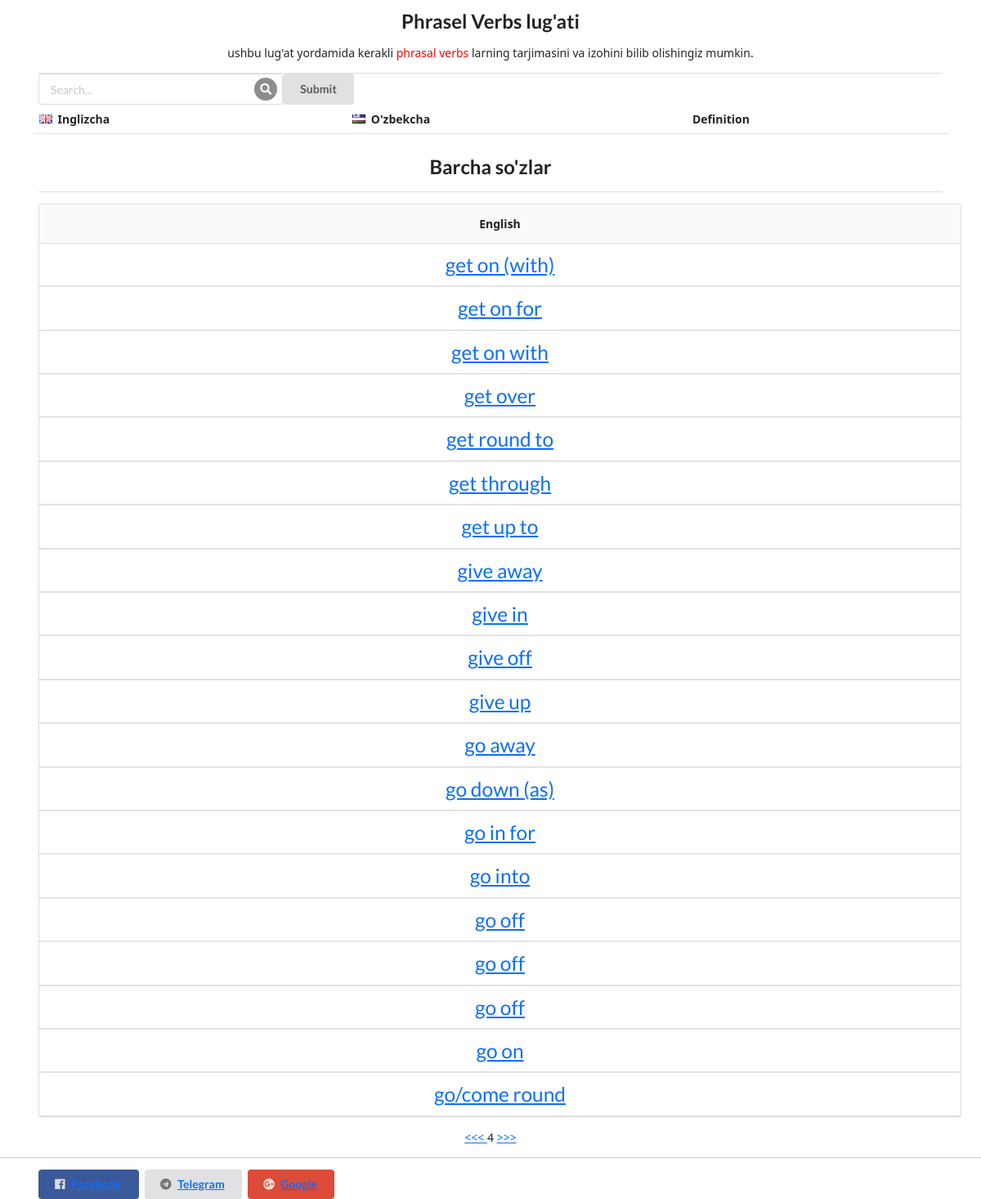
/?page=4, run on the app's committed database.
### english/models.py (models this page shows)
class EnglishPhrases(models.Model):
	english = models.CharField(max_length=200, null=True)
	uzbek = models.CharField(max_length=200, null=True)
	definition = models.CharField(max_length=200, null=True)
	example = models.TextField(max_length=300)
	def __str__(self):
		return self.english

### english/views.py (the view)
# urls.py: path('', homepage, name='home'),
def homepage(request):
    words = EnglishPhrases.objects.order_by('english')
    soz = request.GET.get('q', '')
    if soz and soz!='':
        tarjima = EnglishPhrases.objects.filter(english__contains=soz)[:3]
    else:
        tarjima = None
    p = Paginator(words, 20)
    page_number = request.GET.get('page')
    try:
        page_obj = p.get_page(page_number)  # returns the desired page object
    except PageNotAnInteger:
        page_obj = p.page(1)
    except EmptyPage:
        page_obj = p.page(p.num_pages)
    context = {'page_obj': page_obj, 'q':soz, 'tarjima':tarjima}
    return render(request, 'homepage.html', context)

### english/templates/homepage.html (shortened to what this page needs)
<!DOCTYPE html>
{% load static %}
<html lang="en">
<head>
	<link rel="stylesheet" href="{% static 'semantic/semantic.min.css' %}">
  <link href="https://cdn.jsdelivr.net/npm/bootstrap@5.1.3/dist/css/bootstrap.min.css" rel="stylesheet">
</head>
<body>
<section>
<div class="ui container">
  <div class="ui sizer vertical segment">
    <div class="ui large header ui center aligned container">Phrasel Verbs lug'ati</div>
      <p class="ui center aligned container">ushbu lug'at yordamida kerakli <span style="color:red;">phrasal verbs</span> larning tarjimasini va izohini bilib olishingiz mumkin. </p>
  </div>
<form class="ui form" method="GET">
  <div class="ui icon input ">
    <input name="q" value="{{q}}" type="text" placeholder="Search...">
    <i class="inverted circular search link icon"></i>
    <button class="ui button" type="submit">Submit</button>
  </div>
</form>
</div>
 <div class="container">
        <div class="row">
            <div class="table-responsive">
                <table class="table">
                    <thead >
                        <tr>
                            <th><i class="uk flag"></i>Inglizcha</th>
                            <th><i class="uz flag"></i>O'zbekcha</th>
                            <th>Definition</th>
                        </tr>
                    </thead>
                </table>
            </div>
        </div>
    </div>
<div class="ui container">
 <div class="ui sizer vertical segment">
    <div class="ui large header ui center aligned container">Barcha so'zlar</div>
</div>
  <table class="ui celled table">
  <thead>
    <tr>
     <th class="ui center aligned container">English</th>
    </tr>
  </thead>
  <tbody>
    {% for post in page_obj.object_list %}
    <tr>
      <td data-label="English class" class="ui center aligned container">
      	<a href="{% url 'words' post.id %}"><h3>{{post}}</h3></a>
      </td>
    </tr>
     {% endfor %}
  </tbody>
</table>
 <center>
        {%if page_obj.has_previous %}
            <a href="?page={{page_obj.previous_page_number}}"> <<< </a>
        {% endif %}
        <span>{{page_obj.number}}</span>
        {%if page_obj.has_next %}
            <a href="?page={{page_obj.next_page_number}}"> >>> </a>
        {% endif %}
    </center>
</div>
<hr>
<div class="ui container">
  <button class="ui facebook button">
    <i class="facebook icon"></i><a href="https://facebook.com/begbotov_shokir">Facebook</a>
  </button>
  <button class="ui telegram button">
    <i class="telegram icon"></i><a href="https://t.me/begbotov_shokir">Telegram</a>
  </button>
  <button class="ui google plus button">
    <i class="google plus icon"></i><a href="https://begbotovshake@gmail.com">Google</a>
  </button>
</div>
</section>
</body>
</html>

### data on the page
EnglishPhrases: english "get on (with)"
EnglishPhrases: english "get on for"
EnglishPhrases: english "get on with"
EnglishPhrases: english "get over"
EnglishPhrases: english "get round to"
EnglishPhrases: english "get through"
EnglishPhrases: english "get up to"
EnglishPhrases: english "give away"
EnglishPhrases: english "give in"
EnglishPhrases: english "give off"
EnglishPhrases: english "give up"
EnglishPhrases: english "go away"
EnglishPhrases: english "go down (as)"
EnglishPhrases: english "go in for"
EnglishPhrases: english "go into"
EnglishPhrases: english "go off"
EnglishPhrases: english "go off"
EnglishPhrases: english "go off"
EnglishPhrases: english "go on"
EnglishPhrases: english "go/come round"

### other printed values
{{ page_obj.number }} "4"
